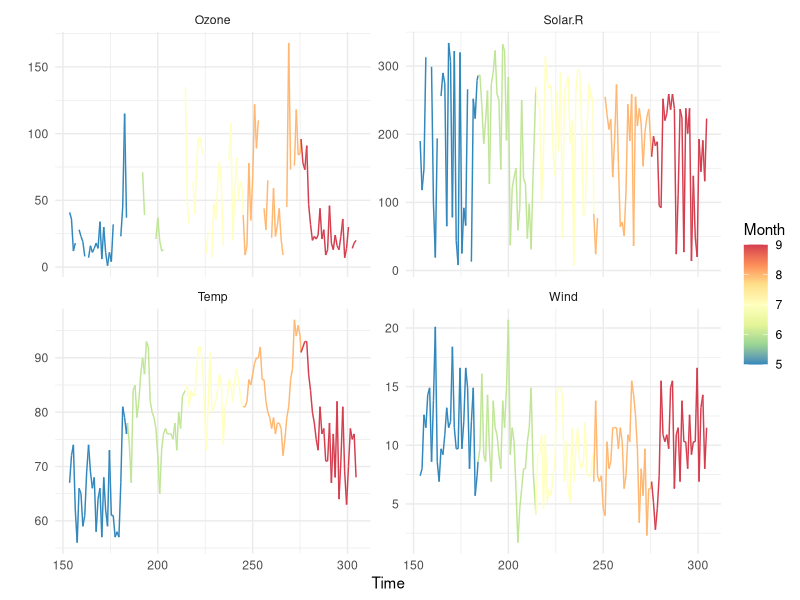
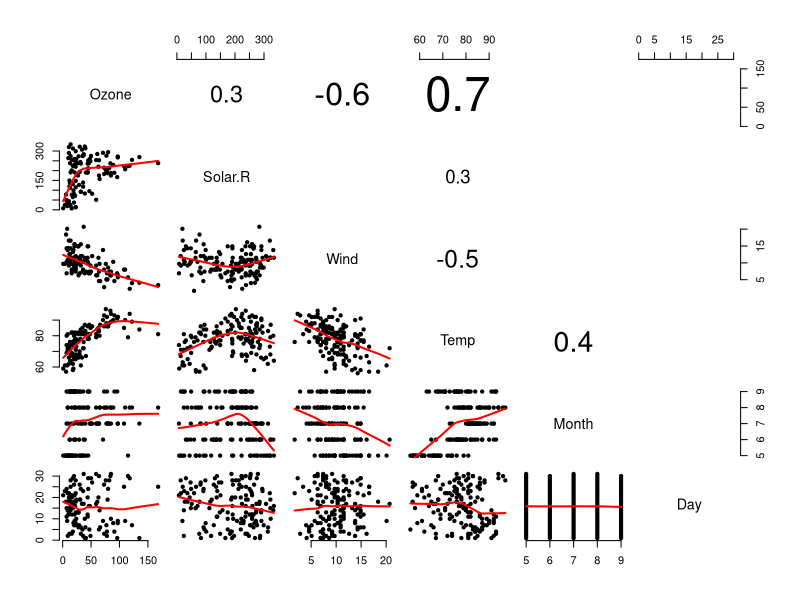

Reproduce these figures in R, in order.
## ---- chunk 1
library(tidyverse)
D <- airquality

# Première étape, mettre les données sous forme tidy
D_tidy <- D %>% 
  tidyr::gather(VAR, value, -Month, -Day) %>%
  mutate(Time = Month*30.5 + Day)

ggplot(D_tidy) + 
  geom_line(aes(x = Time, y = value, color = Month)) +
  scale_color_distiller("Month", palette = "Spectral") +
  facet_wrap(~VAR, scales = "free_y") +
  theme_minimal() +
  ylab("")

## ---- chunk 2
D <- airquality

par(bty = "n") # Je préfère quand il n'y a pas d'entourage autours des graphiques mais ce n'est pas nécessaire comme ligne de code

# J'ai réécrit la fonction panel.smooth pour pouvoir changer la forme des points et l'épaisseur de la ligne rouge
panel.smooth2 <- function(x, y, col = par("col"), bg = NA, pch = par("pch"),
                          cex = 1, col.smooth = "red", span = 2 / 3, iter = 3, ...) {
  points(x, y, pch = 20, col = col, bg = bg, cex = cex)
  ok <- is.finite(x) & is.finite(y)
  if (any(ok)) {
    lines(stats::lowess(x[ok], y[ok], f = span, iter = iter),
      col = "red", lwd = 2, ...
    )
  }
}

# J'ai modifier panel.cor pour ne montrer les estimations de corrélations que lorsque le cor.test est significatif
panel.cor <- function(x, y, digits=1, prefix="", cex.cor) {
  usr <- par("usr")
  on.exit(par(usr))
  par(usr = c(0, 1, 0, 1))
  r1 <- cor.test(x, y)
  r <- abs(cor(x, y, use = "pairwise.complete.obs"))

  txt <- format(c(r1[4], 0.123456789), digits = digits)[1]
  txt <- paste(prefix, txt, sep = "")
  if (missing(cex.cor)) cex <- 0.9 / strwidth(txt)
  text(0.5, 0.5, if (r1[3] < 0.005) txt, cex = cex * r)
}

pairs(D, lower.panel = panel.smooth2, upper.panel = panel.cor, cex.labels = 1.3)
